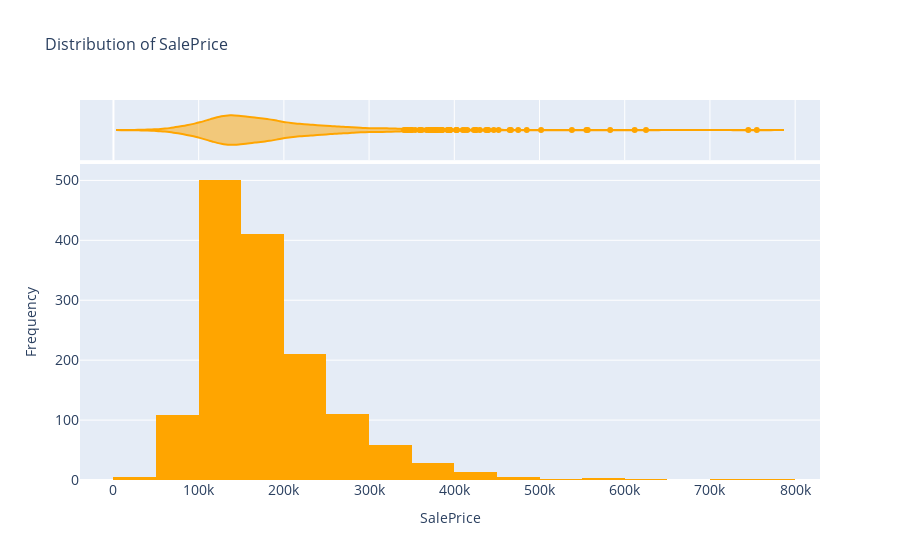

This figure's notebook cell:
### Code cell
# Create an interactive histogram with a KDE overlay

fig = px.histogram(
    train, 
    x='SalePrice', 
    nbins=30, 
    title='Distribution of SalePrice',
    marginal='violin', 
    color_discrete_sequence=['orange']
)

fig.update_layout(
    xaxis_title='SalePrice',
    yaxis_title='Frequency',
    title_font_size=16,
    xaxis=dict(tickfont=dict(size=14)),
    yaxis=dict(tickfont=dict(size=14))
)
fig.show()

### Figure 1 — Plotly figure (JSON) as saved in the notebook; plotly's stock layout.template omitted (floating-point values rounded to 4 significant figures; data arrays with more than 128 entries replaced by an {"elided": "..."} marker saying what was removed)
{"data": [{"alignmentgroup": "True", "bingroup": "x", "hovertemplate": "SalePrice=%{x}<br>count=%{y}<extra></extra>", "legendgroup": "", "marker": {"color": "orange", "pattern": {"shape": ""}}, "name": "", "nbinsx": 30, "offsetgroup": "", "orientation": "v", "showlegend": false, "type": "histogram", "x": {"elided": "1460 int values"}, "xaxis": "x", "yaxis": "y"}, {"alignmentgroup": "True", "hovertemplate": "SalePrice=%{x}<extra></extra>", "legendgroup": "", "marker": {"color": "orange"}, "name": "", "offsetgroup": "", "scalegroup": "x", "showlegend": false, "type": "violin", "x": {"elided": "1460 int values"}, "xaxis": "x2", "yaxis": "y2"}], "layout": {"barmode": "relative", "legend": {"tracegroupgap": 0}, "title": {"font": {"size": 16}, "text": "Distribution of SalePrice"}, "xaxis": {"anchor": "y", "domain": [0, 1], "tickfont": {"size": 14}, "title": {"text": "SalePrice"}}, "xaxis2": {"anchor": "y2", "domain": [0, 1], "matches": "x", "showgrid": true, "showticklabels": false}, "yaxis": {"anchor": "x", "domain": [0, 0.8316], "tickfont": {"size": 14}, "title": {"text": "Frequency"}}, "yaxis2": {"anchor": "x2", "domain": [0.8416, 1], "matches": "y2", "showgrid": false, "showline": false, "showticklabels": false, "ticks": ""}}}
